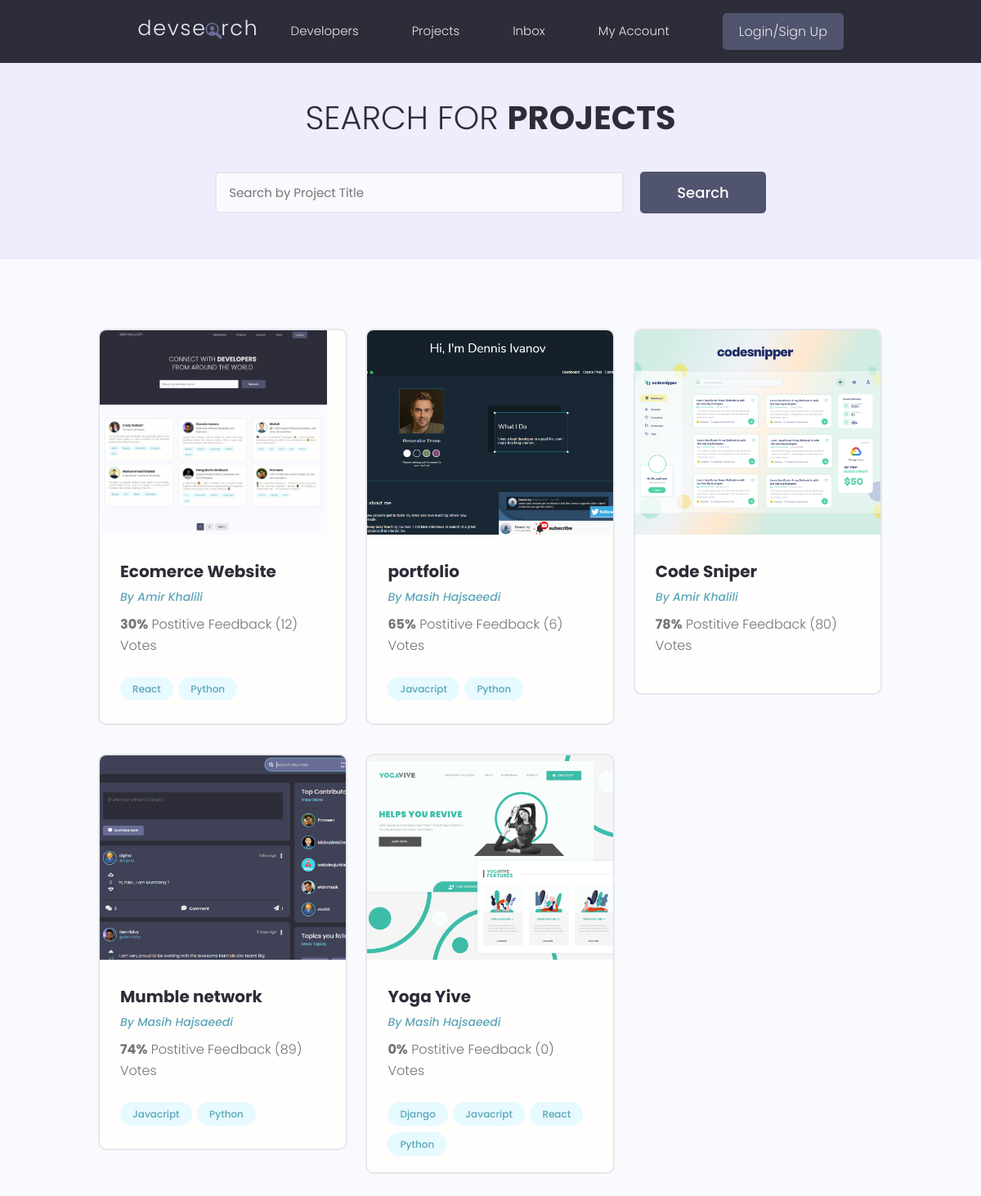
Page /projects/ on the earlier database version.
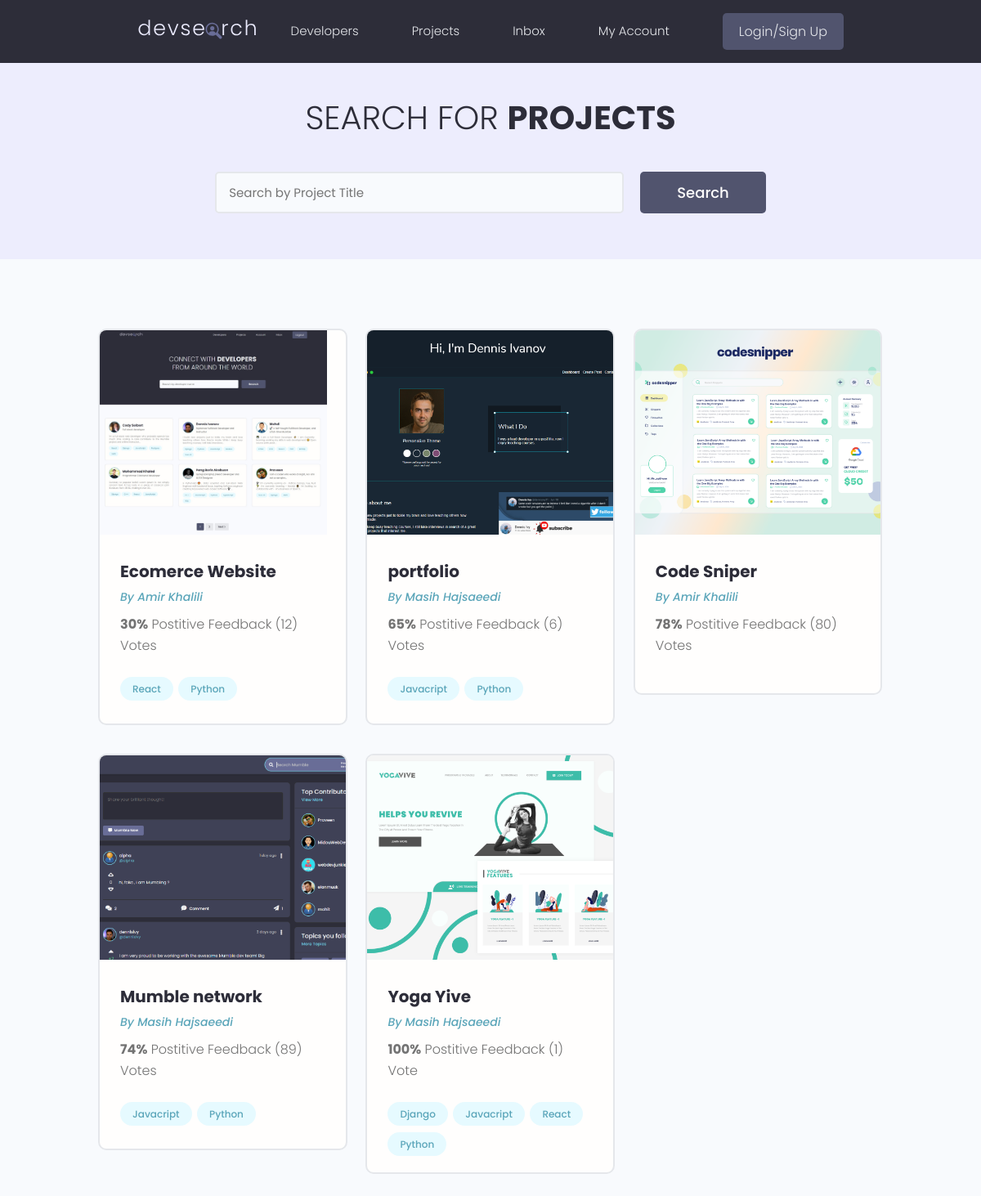
Same page on the later database version.
### projects/models.py (models this page shows, shortened)
class Project(models.Model):
    owner = models.ForeignKey(Profile, null=True, blank=True, on_delete=models.SET_NULL)
    title = models.CharField(max_length=200)
    description = models.TextField(null=True, blank= True) # null is for database and blank is for django
    featured_image = models.ImageField(null=True, blank= True, default='default.jpg')
    demo_link = models.CharField(max_length=2000, null=True, blank=True)
    source_link = models.CharField(max_length=2000, null=True, blank=True)
    tags = models.ManyToManyField('Tag', blank=True)
    vote_total = models.IntegerField(default=0, null=True, blank=True)
    vote_ratio = models.IntegerField(default=0, null=True, blank=True)
    created = models.DateTimeField(auto_now_add=True)
    id = models.UUIDField(default=uuid.uuid4, unique=True, primary_key=True, editable=False)

### users/models.py (models this page shows, shortened)
class Profile(models.Model):
    user = models.OneToOneField(User, on_delete=models.CASCADE, null=True, blank=True)
    name = models.CharField(max_length=200, null=True, blank=True)
    email = models.EmailField(max_length=500, null=True, blank=True)
    username = models.CharField(max_length=200, null=True, blank=True)
    location = models.CharField(max_length=200, null=True, blank=True)
    short_intro = models.CharField(max_length=200, null=True, blank=True)
    bio = models.TextField(null=True, blank=True)
    profile_image = models.ImageField(null=True, blank=True, upload_to='profiles/', default='profiles/user-default.png')
    social_github = models.CharField(max_length=200, null=True, blank=True)
    social_twitter = models.CharField(max_length=200, null=True, blank=True)
    social_linkedin = models.CharField(max_length=200, null=True, blank=True)
    social_youtube = models.CharField(max_length=200, null=True, blank=True)
    social_website = models.CharField(max_length=200, null=True, blank=True)
    created = models.DateTimeField(auto_now_add=True)
    id = models.UUIDField(default=uuid.uuid4, unique=True, primary_key=True, editable=False)

### projects/views.py (the view)
# urls.py: path('projects/', include('projects.urls')),
def projects(request):
    projects = Project.objects.all()
    context = {'projects': projects}
    return render(request, 'projects/projects.html', context)

### projects/models.py (called while the page is built)
    def __str__(self):
        return self.name

### projects/templates/projects/projects.html (shortened to what this page needs)
{% extends 'main.html' %}
{% block content %}
  <main class="projects">
    <section class="hero-section text-center">
      <div class="container container--narrow">
        <div class="hero-section__box">
          <h2>Search for <span>Projects</span></h2>
        </div>
        <div class="hero-section__search">
          <form class="form" action="#" method="get">
            <div class="form__field">
              <input class="input input--text" id="formInput#search" type="text" name="text"
                placeholder="Search by Project Title" />
            </div>
            <input class="btn btn--sub btn--lg" type="submit" value="Search" />
          </form>
        </div>
      </div>
    </section>
    <section class="projectsList">
      <div class="container">
        <div class="grid grid--three">
            {% for project in projects %}
            <div class="column">
                <div class="card project">
                <a href="{% url 'project' project.id %}" class="project">
                    <img class="project__thumbnail" src="{{ project.featured_image.url }}" alt="project thumbnail" />
                    <div class="card__body">
                    <h3 class="project__title">{{project.title}}</h3>
                    <p><a class="project__author" href="{% url 'user-profile' project.owner.id %}">By {{project.owner.name}}</a></p>
                    <p class="project--rating">
                        <span style="font-weight: bold;">{{project.vote_ratio}}%</span> Postitive
                        Feedback ({{project.vote_total}}) Vote{{project.vote_total|pluralize:"s"}}
                    </p>
                    <div class="project__tags">
                        {% for tag in project.tags.all %}
                        <span class="tag tag--pill tag--main">
                        <small>{{tag}}</small>
                        </span>
                        {% endfor %}
                    </div>
                    </div>
                </a>
                </div>
            </div>
            {% endfor %}
        </div>
      </div>
    </section>
  </main>
{% endblock content %}

Differences in the rows shown:
changed Project "Yoga Yive": vote_ratio "0" → "100"; vote_total "0" → "1"
